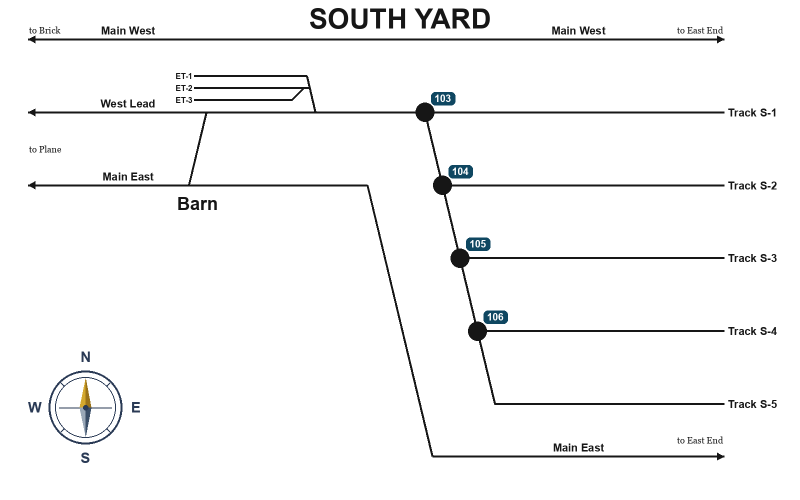
#> input picture cats/docs/station_maps/src/south_yard_sheet.png, 1600 x 1000 px (shown at 1/2 size)
$ python render_south_yard_station_map.py
#> lines starting #> are read from the running program, lines starting #| are printed output that depends on the picture
#!/usr/bin/env python3
"""South Yard station map — Switch 7 / 13 / 15 / 17 / 19 / 21.

Starts from the published SM-03 sheet and restamps the frogs with the
live switch userNames (not Digicon CP / DCC 103–106). Switch 7 is the
three-dot Barn xover. The compact ET stub is replaced with a shrunken
Barn engine-house plant (EH-1 / EH-2 / EH-3). Switch 13 sits on Scale
at that throat; the Barn block is the rail between 7 and 13.

    python3 cats/scripts/render_south_yard_station_map.py
"""

from __future__ import annotations

import shutil
import zipfile
from io import BytesIO
from pathlib import Path

from PIL import Image, ImageDraw, ImageFont

ROOT = Path(__file__).resolve().parents[2]
SRC = ROOT / "cats/docs/station_maps/src/south_yard_sheet.png"
OUT_CATS = ROOT / "cats/docs/station_maps/Neville_Island_Station_Map_South_Yard_0.png"
OUT_PORTAL = ROOT / "www/assets/maps/station_map_south_yard.png"
HOPS = ROOT / "external/hart-ops"
DOCX_NAME = "Neville_Island_Station_Map_South_Yard.docx"
DOCX_TEMPLATE = HOPS / "docs/Neville_Island_Station_Map_South_Yard.docx"

WHITE = (255, 255, 255)
TRACK = (20, 20, 20)
INK = (16, 20, 24)
BADGE = (15, 71, 97)
BADGE_INK = (255, 255, 255)
DOT_R = 16
BADGE_GAP = 18
# Same slope as the Barn sheet (and East End 111 / 110–107).
RUN, RISE = 0.50, 1.00

# Ladder frogs on the published sheet (was CP 103–106 → Switch 15/17/19/21).
SW15 = (850, 222)
SW17 = (883, 368)
SW19 = (917, 514)
SW21 = (953, 661)

# Switch 7 LH_XOVER: West Lead down-left onto Main East at Barn.
SW7_TOP = (411, 225)
SW7_BOT = (378, 370)
SW7_MID = ((SW7_TOP[0] + SW7_BOT[0]) / 2, (SW7_TOP[1] + SW7_BOT[1]) / 2)

# Shrunken Barn EH plant above Scale (replaces the compact ET stub).
# Switch 13 is the Scale frog at the published throat (~x=630).
Y_WL = 225.0
Y_EH1 = 108.0
Y_EH2 = 140.0
Y_EH3 = 172.0
X_EH = 340.0
SW13 = (632.0, Y_WL)


def _along(origin, dy):
    """Move `dy` screen-pixels (down positive) along the shared slope."""
    return (origin[0] + (RUN / RISE) * dy, origin[1] + dy)


SW11 = _along(SW13, Y_EH3 - Y_WL)
EH1_JOIN = _along(SW13, Y_EH1 - Y_WL)
SW9 = (X_EH + 0.50 * (SW11[0] - X_EH), Y_EH3)
EH2_JOIN = _along(SW9, Y_EH2 - Y_EH3)

OLD_BADGES = (
    (862, 184, 49, 27),
    (897, 330, 49, 27),
    (932, 475, 49, 27),
    (967, 621, 49, 27),
)
# Compact ET-1/2/3 stub + its join onto Scale (stop above the rail).
OLD_EH_STUB = (
    (318, 120, 340, 92),
    (618, 200, 24, 16),
)
OLD_LABELS = (
    (201, 199, 108, 16),  # West Lead
    (350, 392, 88, 32),  # Barn (under Main East)
)


def _font(size: int, bold: bool = False):
    names = ["Arial Bold.ttf"] if bold else ["Arial.ttf"]
    if bold:
        names.append("Arial.ttf")
    bases = [
        Path("/System/Library/Fonts/Supplemental"),
        Path("/Library/Fonts"),
        Path("/usr/share/fonts/truetype/macos"),
    ]
    for name in names:
        for base in bases:
            p = base / name
            if p.is_file():
                return ImageFont.truetype(str(p), size)
    return ImageFont.load_default()


def _line(d: ImageDraw.ImageDraw, a, b, width=4):
    d.line([a, b], fill=TRACK, width=width)
    r = width / 2
    for x, y in (a, b):
        d.ellipse([x - r, y - r, x + r, y + r], fill=TRACK)


def _dot(d, pt, r=DOT_R):
    x, y = pt
    d.ellipse([x - r, y - r, x + r, y + r], fill=TRACK)


def _badge_near(d, pt, text, font, corner: str = "ne"):
    box = d.textbbox((0, 0), text, font=font)
    tw, th = box[2] - box[0], box[3] - box[1]
    w = tw + 22
    h = th + 16
    cx, cy = pt
    gap = BADGE_GAP
    if corner == "ne":
        x = cx + DOT_R + gap
        y = cy - DOT_R - h - 2
    elif corner == "nw":
        x = cx - DOT_R - w - gap
        y = cy - DOT_R - h - 2
    elif corner == "w":
        x = cx - DOT_R - w - gap
        y = cy - h / 2
    elif corner == "e":
        x = cx + DOT_R + gap
        y = cy - h / 2
    else:
        raise ValueError(corner)
    d.rounded_rectangle([x, y, x + w, y + h], radius=8, fill=BADGE)
    d.text((x + w / 2, y + h / 2 - 1), text, font=font, fill=BADGE_INK, anchor="mm")


def _cover(d, box, pad=6):
    x, y, w, h = box
    d.rectangle([x - pad, y - pad, x + w + pad, y + h + pad], fill=WHITE)


def render(out: Path) -> None:
    if not SRC.is_file():
        raise SystemExit(f"missing source sheet {SRC}")
    img = Image.open(SRC).convert("RGB")
#> img is the input picture: PIL image 1600x1000 RGB; mean R, G, B 246.2, 246.3, 246.4
    d = ImageDraw.Draw(img)
    f_num = _font(20, bold=True)

    for box in OLD_BADGES:
        _cover(d, box, pad=8)
    for box in OLD_EH_STUB:
        _cover(d, box, pad=2)
    for box in OLD_LABELS:
        _cover(d, box, pad=3)

    _line(d, (X_EH, Y_EH1), EH1_JOIN)
    _line(d, (X_EH, Y_EH2), EH2_JOIN)
    _line(d, (X_EH, Y_EH3), SW11)
    _line(d, SW13, EH1_JOIN)
    _line(d, EH2_JOIN, SW9)

    f_eh = _font(13, bold=True)
    f_track = _font(18, bold=True)
    gap = 6
    d.text((X_EH + 72, Y_EH1 - gap), "EH-1", font=f_eh, fill=INK, anchor="ms")
    d.text((X_EH + 72, Y_EH2 - gap), "EH-2", font=f_eh, fill=INK, anchor="ms")
    d.text((X_EH + 72, Y_EH3 - gap), "EH-3", font=f_eh, fill=INK, anchor="ms")
    d.text((254, Y_WL - 12), "Scale", font=f_track, fill=INK, anchor="ms")
    d.text(((SW7_TOP[0] + SW13[0]) / 2, Y_WL - 12), "Barn", font=f_track, fill=INK, anchor="ms")

    for pt in (SW7_TOP, SW7_MID, SW7_BOT, SW13, SW15, SW17, SW19, SW21):
        _dot(d, pt)

    _badge_near(d, SW7_MID, "7", f_num, "w")
    _badge_near(d, SW13, "13", f_num, "e")
    _badge_near(d, SW15, "15", f_num, "ne")
    _badge_near(d, SW17, "17", f_num, "ne")
    _badge_near(d, SW19, "19", f_num, "ne")
    _badge_near(d, SW21, "21", f_num, "ne")

    out.parent.mkdir(parents=True, exist_ok=True)
    img.save(out, "PNG")
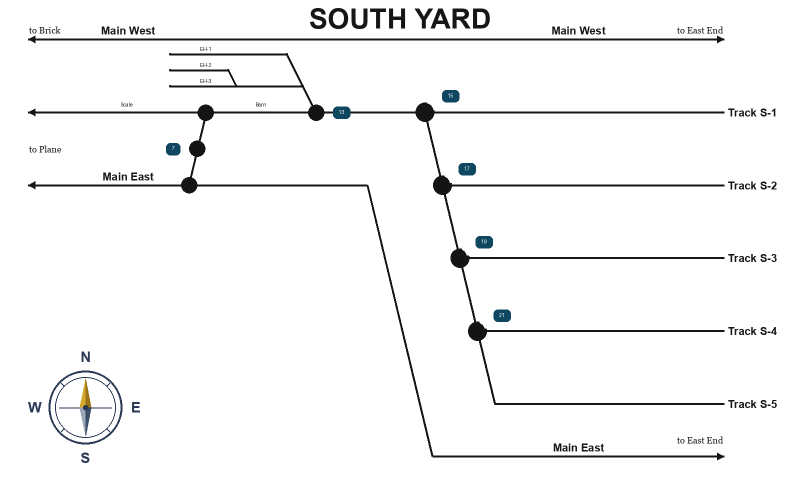
#> saved as Neville_Island_Station_Map_South_Yard_0.png: PIL image 1600x1000 RGB (shown at 1/2 size); mean R, G, B 246, 246.2, 246.3
    print(f"wrote {out} ({img.size[0]}x{img.size[1]})")
#| wrote cats/docs/station_maps/Neville_Island_Station_Map_South_Yard_0.png (1600x1000)


def _write_docx(png: Path, dest: Path) -> None:
    if not DOCX_TEMPLATE.is_file():
        raise SystemExit(f"missing template {DOCX_TEMPLATE}")
    dest.parent.mkdir(parents=True, exist_ok=True)
    png_bytes = png.read_bytes()
    buf = BytesIO()
    with zipfile.ZipFile(DOCX_TEMPLATE, "r") as src, zipfile.ZipFile(
        buf, "w", compression=zipfile.ZIP_DEFLATED
    ) as outz:
        for item in src.infolist():
            data = src.read(item.filename)
            if item.filename == "word/media/image1.png":
                data = png_bytes
            elif item.filename == "word/document.xml":
                data = data.replace(
                    b"station_map_south_yard.png",
                    b"station_map_south_yard.png",
                )
            outz.writestr(item, data)
    dest.write_bytes(buf.getvalue())
    print(f"wrote {dest}")


def main() -> None:
    render(OUT_CATS)
    OUT_PORTAL.parent.mkdir(parents=True, exist_ok=True)
    shutil.copy2(OUT_CATS, OUT_PORTAL)
    print(f"copied {OUT_PORTAL}")
    if HOPS.is_dir() and DOCX_TEMPLATE.is_file():
        _write_docx(OUT_CATS, HOPS / "docs" / DOCX_NAME)
        _write_docx(OUT_CATS, HOPS / "docs/published" / DOCX_NAME)


if __name__ == "__main__":
    main()
